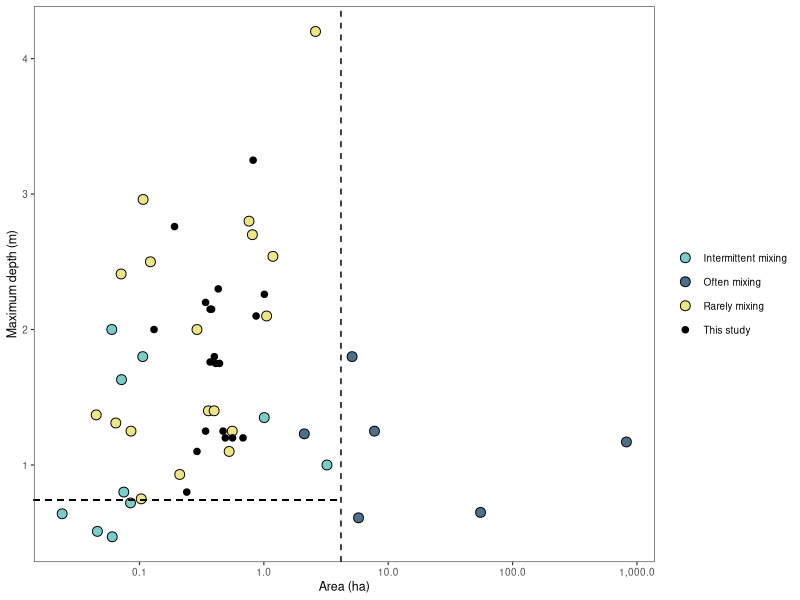
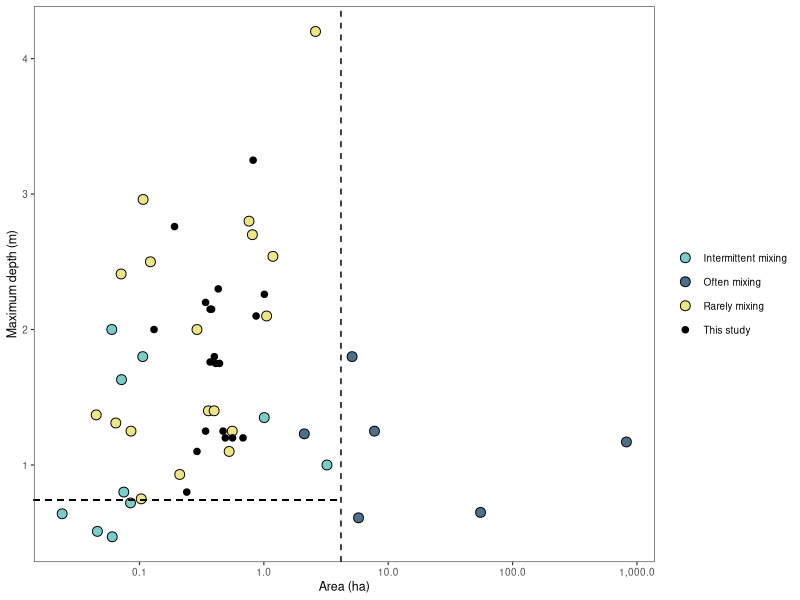

Generate these figures, in order, with R:
library(tidyverse)
library(scales)

depth = read_csv('data/ancillary/max_depth.csv')
max_depth<- depth%>%
  na.omit()%>%
  group_by(pond)%>%
  summarize(max_depth = max(water_depth_m))

d_sa = read_csv('data/ancillary/pond_size_mixing.csv')
plot<- d_sa%>%
  filter(paper != "NA")
  
ggplot(plot)+
  geom_point(aes(x = area_ha,y = zmax_m, fill = paper, shape = paper), size = 3)+
  scale_x_log10(labels = label_comma())+
  geom_vline(xintercept = 4.17, linetype = "dashed")+
  geom_segment(aes(x = 0, y = 0.74, xend = 4.17, yend = 0.74), linetype = "dashed")+
  ylab("Maximum depth (m)")+
  xlab("Area (ha)")+
  scale_fill_manual(values = c("darkslategray3", "skyblue4", "khaki2","black"), name = "")+
  scale_shape_manual(values = c(21, 21, 21, 20), name = "")+
  theme_bw(base_size = 9) +
  theme(
        panel.grid.minor = element_blank(),
        panel.grid.major = element_blank())
ggsave('figures/mixing/comparison.png', height = 3, width = 3.5, dpi = 500, units = 'in')
